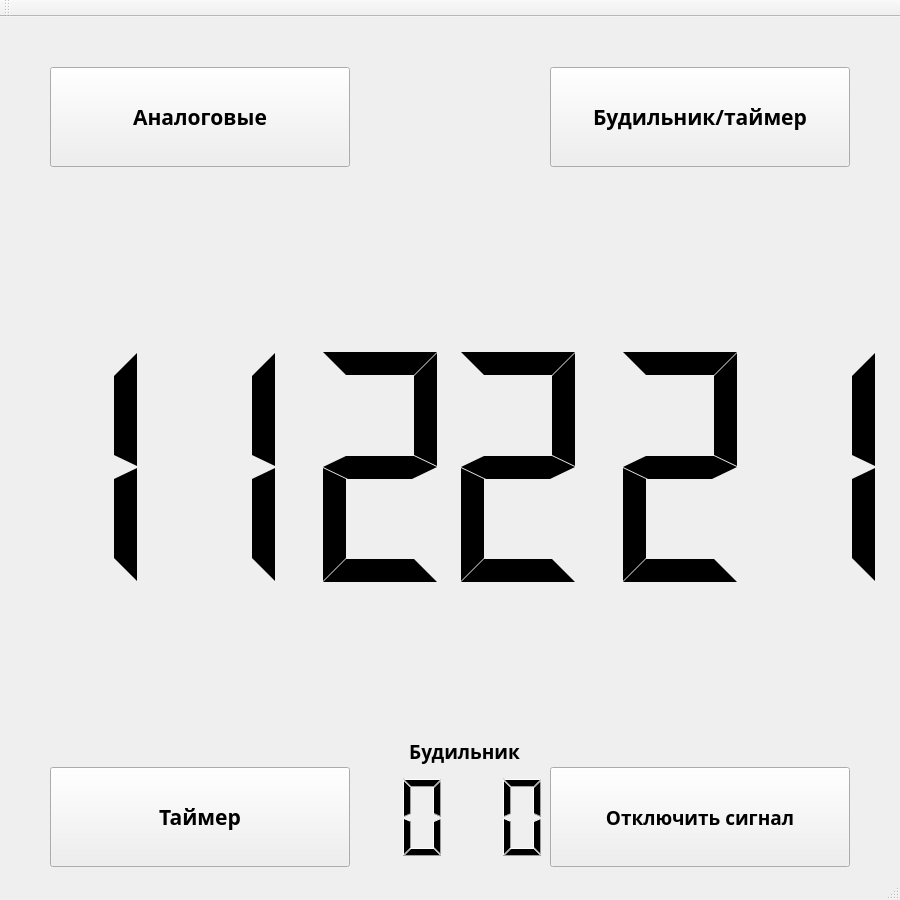
<?xml version="1.0" encoding="UTF-8"?>
<ui version="4.0">
 <class>MainWindow</class>
 <widget class="QMainWindow" name="MainWindow">
  <property name="geometry">
   <rect>
    <x>0</x>
    <y>0</y>
    <width>900</width>
    <height>900</height>
   </rect>
  </property>
  <property name="windowTitle">
   <string>MainWindow</string>
  </property>
  <widget class="QWidget" name="centralWidget">
   <widget class="QPushButton" name="budil">
    <property name="geometry">
     <rect>
      <x>50</x>
      <y>50</y>
      <width>300</width>
      <height>100</height>
     </rect>
    </property>
    <property name="font">
     <font>
      <family>Kelson Sans RU</family>
      <pointsize>16</pointsize>
      <weight>75</weight>
      <italic>false</italic>
      <bold>true</bold>
      <underline>false</underline>
      <strikeout>false</strikeout>
     </font>
    </property>
    <property name="text">
     <string>Аналоговые</string>
    </property>
   </widget>
   <widget class="QLCDNumber" name="lcdh">
    <property name="geometry">
     <rect>
      <x>0</x>
      <y>300</y>
      <width>300</width>
      <height>300</height>
     </rect>
    </property>
    <property name="frameShape">
     <enum>QFrame::Box</enum>
    </property>
    <property name="lineWidth">
     <number>0</number>
    </property>
    <property name="digitCount">
     <number>2</number>
    </property>
    <property name="segmentStyle">
     <enum>QLCDNumber::Flat</enum>
    </property>
    <property name="value" stdset="0">
     <double>11.000000000000000</double>
    </property>
   </widget>
   <widget class="QLCDNumber" name="lcdm">
    <property name="geometry">
     <rect>
      <x>300</x>
      <y>300</y>
      <width>300</width>
      <height>300</height>
     </rect>
    </property>
    <property name="lineWidth">
     <number>0</number>
    </property>
    <property name="digitCount">
     <number>2</number>
    </property>
    <property name="segmentStyle">
     <enum>QLCDNumber::Flat</enum>
    </property>
    <property name="value" stdset="0">
     <double>22.000000000000000</double>
    </property>
   </widget>
   <widget class="QLCDNumber" name="lcds">
    <property name="geometry">
     <rect>
      <x>600</x>
      <y>300</y>
      <width>300</width>
      <height>300</height>
     </rect>
    </property>
    <property name="cursor">
     <cursorShape>ArrowCursor</cursorShape>
    </property>
    <property name="lineWidth">
     <number>0</number>
    </property>
    <property name="digitCount">
     <number>2</number>
    </property>
    <property name="segmentStyle">
     <enum>QLCDNumber::Flat</enum>
    </property>
    <property name="value" stdset="0">
     <double>21.000000000000000</double>
    </property>
   </widget>
   <widget class="QLabel" name="hour">
    <property name="geometry">
     <rect>
      <x>250</x>
      <y>250</y>
      <width>400</width>
      <height>400</height>
     </rect>
    </property>
    <property name="text">
     <string/>
    </property>
   </widget>
   <widget class="QLabel" name="minute">
    <property name="geometry">
     <rect>
      <x>250</x>
      <y>250</y>
      <width>400</width>
      <height>400</height>
     </rect>
    </property>
    <property name="text">
     <string/>
    </property>
   </widget>
   <widget class="QLabel" name="second">
    <property name="geometry">
     <rect>
      <x>250</x>
      <y>250</y>
      <width>400</width>
      <height>400</height>
     </rect>
    </property>
    <property name="text">
     <string/>
    </property>
   </widget>
   <widget class="QLabel" name="label">
    <property name="geometry">
     <rect>
      <x>200</x>
      <y>200</y>
      <width>500</width>
      <height>500</height>
     </rect>
    </property>
    <property name="text">
     <string/>
    </property>
   </widget>
   <widget class="QPushButton" name="pushButton">
    <property name="geometry">
     <rect>
      <x>550</x>
      <y>50</y>
      <width>300</width>
      <height>100</height>
     </rect>
    </property>
    <property name="font">
     <font>
      <family>Kelson Sans RU</family>
      <pointsize>16</pointsize>
      <weight>75</weight>
      <bold>true</bold>
     </font>
    </property>
    <property name="text">
     <string>Будильник/таймер</string>
    </property>
   </widget>
   <widget class="QPushButton" name="pushButton_2">
    <property name="geometry">
     <rect>
      <x>50</x>
      <y>750</y>
      <width>300</width>
      <height>100</height>
     </rect>
    </property>
    <property name="font">
     <font>
      <family>Kelson Sans RU</family>
      <pointsize>16</pointsize>
      <weight>75</weight>
      <bold>true</bold>
     </font>
    </property>
    <property name="text">
     <string>Таймер</string>
    </property>
   </widget>
   <widget class="QLCDNumber" name="lcdbh">
    <property name="geometry">
     <rect>
      <x>350</x>
      <y>750</y>
      <width>100</width>
      <height>100</height>
     </rect>
    </property>
    <property name="lineWidth">
     <number>0</number>
    </property>
    <property name="digitCount">
     <number>2</number>
    </property>
   </widget>
   <widget class="QLCDNumber" name="lcdbm">
    <property name="geometry">
     <rect>
      <x>450</x>
      <y>750</y>
      <width>100</width>
      <height>100</height>
     </rect>
    </property>
    <property name="lineWidth">
     <number>0</number>
    </property>
    <property name="digitCount">
     <number>2</number>
    </property>
   </widget>
   <widget class="QLabel" name="bud">
    <property name="geometry">
     <rect>
      <x>379</x>
      <y>689</y>
      <width>171</width>
      <height>91</height>
     </rect>
    </property>
    <property name="font">
     <font>
      <family>Kelson Sans RU</family>
      <pointsize>14</pointsize>
      <weight>75</weight>
      <bold>true</bold>
     </font>
    </property>
    <property name="text">
     <string>Будильник</string>
    </property>
    <property name="alignment">
     <set>Qt::AlignCenter</set>
    </property>
   </widget>
   <widget class="QPushButton" name="vkl">
    <property name="geometry">
     <rect>
      <x>550</x>
      <y>750</y>
      <width>300</width>
      <height>100</height>
     </rect>
    </property>
    <property name="font">
     <font>
      <family>Kelson Sans RU</family>
      <pointsize>14</pointsize>
      <weight>75</weight>
      <bold>true</bold>
     </font>
    </property>
    <property name="text">
     <string>Отключить сигнал</string>
    </property>
   </widget>
   <widget class="QLabel" name="t1">
    <property name="geometry">
     <rect>
      <x>595</x>
      <y>380</y>
      <width>15</width>
      <height>15</height>
     </rect>
    </property>
    <property name="text">
     <string/>
    </property>
   </widget>
   <widget class="QLabel" name="t2">
    <property name="geometry">
     <rect>
      <x>595</x>
      <y>500</y>
      <width>15</width>
      <height>15</height>
     </rect>
    </property>
    <property name="text">
     <string/>
    </property>
   </widget>
   <widget class="QLabel" name="t3">
    <property name="geometry">
     <rect>
      <x>292</x>
      <y>500</y>
      <width>15</width>
      <height>15</height>
     </rect>
    </property>
    <property name="text">
     <string/>
    </property>
   </widget>
   <widget class="QLabel" name="t4">
    <property name="geometry">
     <rect>
      <x>292</x>
      <y>380</y>
      <width>15</width>
      <height>15</height>
     </rect>
    </property>
    <property name="text">
     <string/>
    </property>
   </widget>
   <zorder>label</zorder>
   <zorder>budil</zorder>
   <zorder>lcdh</zorder>
   <zorder>lcdm</zorder>
   <zorder>lcds</zorder>
   <zorder>hour</zorder>
   <zorder>minute</zorder>
   <zorder>second</zorder>
   <zorder>pushButton</zorder>
   <zorder>pushButton_2</zorder>
   <zorder>lcdbh</zorder>
   <zorder>lcdbm</zorder>
   <zorder>bud</zorder>
   <zorder>vkl</zorder>
   <zorder>t1</zorder>
   <zorder>t2</zorder>
   <zorder>t3</zorder>
   <zorder>t4</zorder>
  </widget>
  <widget class="QMenuBar" name="menuBar">
   <property name="geometry">
    <rect>
     <x>0</x>
     <y>0</y>
     <width>900</width>
     <height>17</height>
    </rect>
   </property>
  </widget>
  <widget class="QToolBar" name="mainToolBar">
   <attribute name="toolBarArea">
    <enum>TopToolBarArea</enum>
   </attribute>
   <attribute name="toolBarBreak">
    <bool>false</bool>
   </attribute>
  </widget>
  <widget class="QStatusBar" name="statusBar"/>
 </widget>
 <layoutdefault spacing="6" margin="11"/>
 <resources/>
 <connections/>
</ui>
